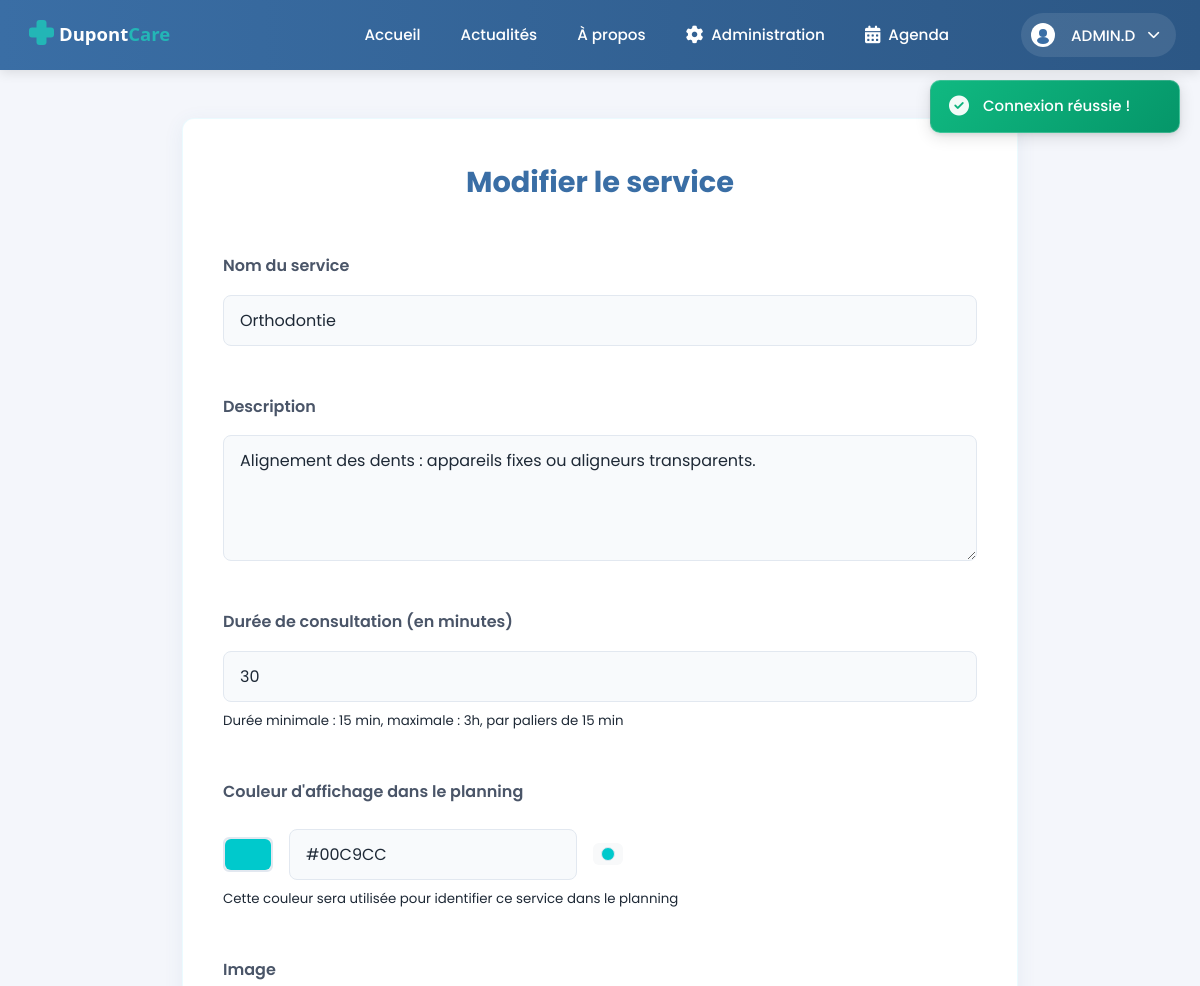
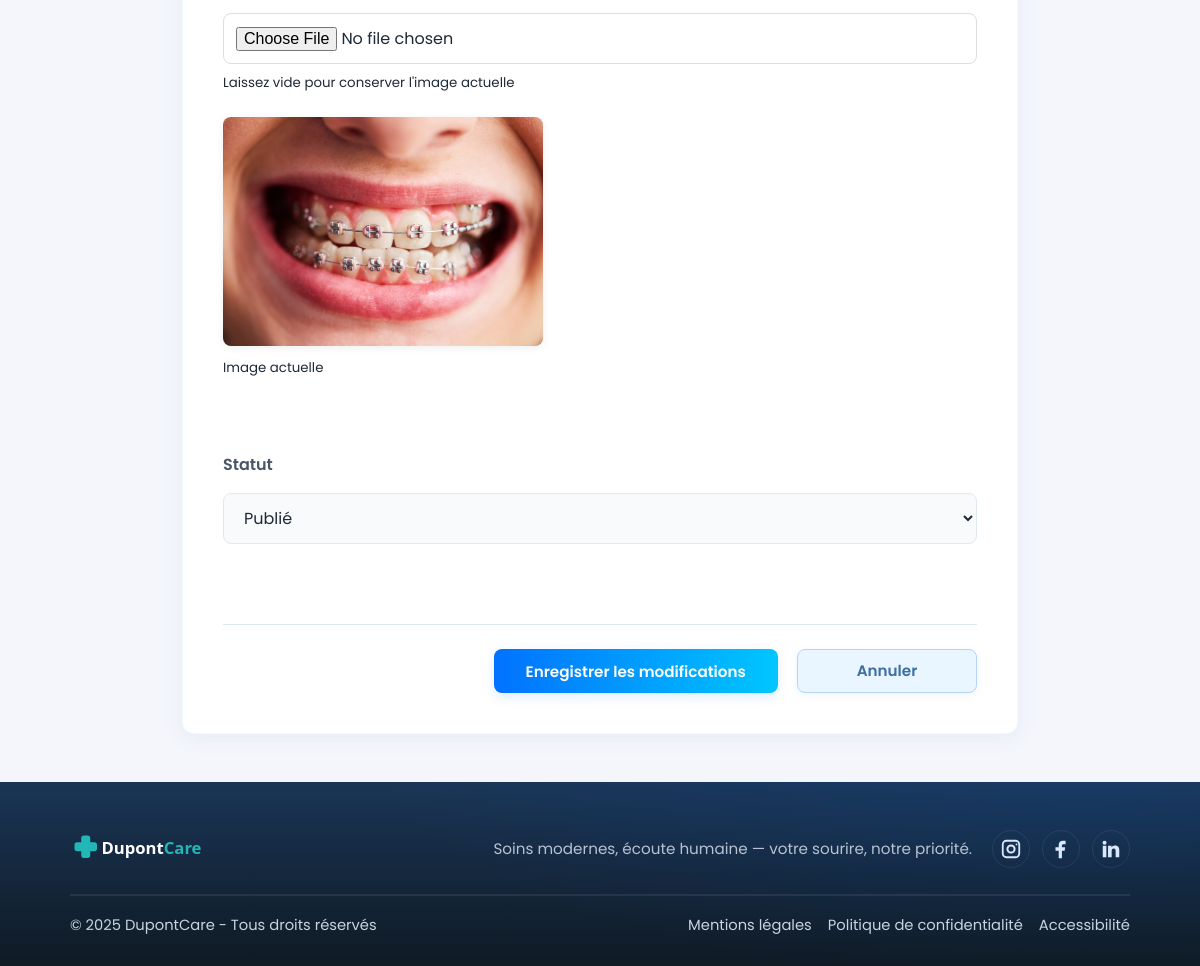
/index.php?page=services&action=edit&id=4 (signed in), run on the app's committed database (2 pictures, top to bottom).
### tables this page shows
CREATE TABLE `service` (
  `id` int(10) UNSIGNED NOT NULL,
  `titre` varchar(200) NOT NULL,
  `description` mediumtext NOT NULL,
  `statut` enum('BROUILLON','PUBLIE','ARCHIVE') NOT NULL DEFAULT 'BROUILLON',
  `image` varchar(255) DEFAULT NULL,
  `ordre` int(11) NOT NULL DEFAULT 0,
  `duree` int(11) NOT NULL DEFAULT 30,
  `couleur` varchar(7) DEFAULT '#4CAF50'
);

### app/controllers/ServicesController.php (called while the page is built, shortened)
<?php
class ServicesController {
    private $serviceModel;
    public function __construct() {
        $this->serviceModel = new ServiceModel();
    }
    public function edit($id) {
        $service = $this->serviceModel->getServiceByIdAdmin($id);
        require_once 'app/views/service/service-update.php';
    }
}

### app/core/App.php (called while the page is built, shortened)
<?php
class App {
    public function run() {
        $action = isset($_GET['action']) ? strtolower($_GET['action']) : 'index';
        $method = strtolower(trim($action));
        $params = [];
        if (isset($_GET['id'])) {
            $params[] = $_GET['id'];
        }
        try {
            $controller = new $controllerClass();
            call_user_func_array([$controller, $method], $params);
        } catch (\Exception $e) {
            error_log("Exception dans App.php: " . $e->getMessage());
            http_response_code(404);
            include __DIR__ . '/../views/error/404.php';
        }
    }
}

### index.php (called while the page is built, shortened)
<?php
$app = new App();
$app->run();

### app/models/database.php (called while the page is built, shortened)
<?php
class Database {
    private static $instance = null;
    private $connection;
    private function __construct() {
        $host = DB_HOST;
        $dbname = DB_NAME;
        $user = DB_USER;
        $pass = DB_PASS;
        $charset = DB_CHARSET;
        $options = [
            PDO::ATTR_ERRMODE => PDO::ERRMODE_EXCEPTION,
            PDO::ATTR_DEFAULT_FETCH_MODE => PDO::FETCH_ASSOC,
            PDO::MYSQL_ATTR_INIT_COMMAND => "SET NAMES $charset"
        ];
        try {
            $this->connection = new PDO(
                "mysql:host=$host;dbname=$dbname;charset=$charset",
                $user,
                $pass,
                $options
            );
        } catch (PDOException $e) {
            die('Erreur connexion BDD : ' . $e->getMessage());
        }
    }
    public function prepare($sql) {
        return $this->connection->prepare($sql);
    }
    public static function getInstance() {
        if (self::$instance === null) {
            self::$instance = new self();
        }
        return self::$instance;
    }
}

### app/core/Model.php (called while the page is built, shortened)
<?php
abstract class Model {
    public function __construct() {
        $this->db = Database::getInstance();
    }
}

### app/models/ServiceModel.php (called while the page is built, shortened)
<?php
class ServiceModel extends Model {
    public function getServiceByIdAdmin($id) {
        $sql = "SELECT * FROM service WHERE id = ?";
        $stmt = $this->db->prepare($sql);
        $stmt->execute([$id]);
        return $stmt->fetch();
    }
}

### app/views/service/service-update.php (the view, shortened to what this page needs)
<?php
require_once __DIR__ . '/../templates/header.php';
?>
<link rel="stylesheet" href="<?php echo BASE_URL; ?>/css/modules/service/service-update.css">
<link rel="stylesheet" href="<?php echo BASE_URL; ?>/css/components/color-picker.css">
<section class="service-update-section">
    <form class="service-update-form" method="post" enctype="multipart/form-data" action="index.php?page=services&action=edit&id=<?php echo htmlspecialchars($service['id']); ?>">
        <h2>Modifier le service</h2>
        <div class="form-group">
            <label for="titre">Nom du service</label>
            <input type="text" id="titre" name="titre" required value="<?php echo htmlspecialchars($service['titre'] ?? ''); ?>" />
        </div>
        <div class="form-group">
            <label for="description">Description</label>
            <textarea id="description" name="description" rows="4" required><?php echo htmlspecialchars($service['description'] ?? ''); ?></textarea>
        </div>
        <div class="form-group">
            <label for="duree">Durée de consultation (en minutes)</label>
            <input type="number" id="duree" name="duree" min="15" max="180" step="15" value="<?php echo htmlspecialchars($service['duree'] ?? '30'); ?>" required>
            <small class="form-text text-muted">Durée minimale : 15 min, maximale : 3h, par paliers de 15 min</small>
        </div>
        <div class="form-group">
            <label for="couleur">Couleur d'affichage dans le planning</label>
            <div class="color-picker-container">
                <input type="color"
                       id="couleur"
                       name="couleur"
                       value="<?php echo htmlspecialchars($service['couleur'] ?? '#4CAF50'); ?>"
                       required
                       onchange="updateColorInputs(this)">
                <input type="text"
                       id="couleurText"
                       class="color-input-text"
                       value="<?php echo htmlspecialchars($service['couleur'] ?? '#4CAF50'); ?>"
                       pattern="^#[0-9A-Fa-f]{6}$"
                       title="Code couleur hexadécimal (ex: #FF0000)"
                       onchange="updateColorFromText(this)"
                       oninput="this.value = this.value.toUpperCase()">
                <div class="color-preview">
                    <span class="color-preview-dot" id="colorPreviewDot" style="background-color: <?php echo htmlspecialchars($service['couleur'] ?? '#4CAF50'); ?>"></span>
                </div>
            </div>
            <small class="form-text text-muted">Cette couleur sera utilisée pour identifier ce service dans le planning</small>
        </div>
        <div class="form-group">
            <label for="image">Image</label>
            <input type="file" id="image" name="image" accept="image/*" onchange="previewServiceImage(event)">
            <small class="form-text text-muted">Laissez vide pour conserver l'image actuelle</small>
            <?php if (!empty($service['image'])): ?>
                <div style="margin-top:1em;">
                    <img src="<?php echo BASE_URL; ?>/public/uploads/<?php echo htmlspecialchars($service['image']); ?>" alt="Image actuelle" loading="lazy" style="max-width:320px;max-height:240px;border-radius:8px;box-shadow:0 2px 8px #0001;">
                    <br><small>Image actuelle</small>
                </div>
            <?php endif; ?>
        </div>
        <div class="form-group">
            <label for="statut">Statut</label>
            <select id="statut" name="statut" required>
                <option value="PUBLIE" <?php echo ($service['statut'] === 'PUBLIE') ? 'selected' : ''; ?>>Publié</option>
            </select>
        </div>
        <div class="form-actions">
            <button type="submit" class="btn-admin add">Enregistrer les modifications</button>
            <a href="index.php?page=admin" class="btn-admin">Annuler</a>
        </div>
    </form>
</section>
<?php require_once __DIR__ . '/../templates/footer.php'; ?>

### css/base/polices.css (style rules this page uses)
body { font-family: 'Poppins', system-ui, -apple-system, Segoe UI, Roboto, Arial, sans-serif !important; }
button, input, select, textarea, .btn, .btn-primary, .btn-secondary, .btn-admin, .btn-hero, .btn-outline, .btn-small, .btn-login, .btn-register, .btn-cancel, .btn-confirm, .btn-new-rdv, .tab-button, .user-button, .guest-button, label, span, p, h1, h2, h3, h4, h5, h6, div, a, td, th { font-family: 'Poppins', sans-serif !important; }
.form-group input, .form-group select, .form-group textarea, .admin-filter input, .login-field input, .register-field input, .date-input, input[type="text"], input[type="email"], input[type="password"], input[type="tel"], input[type="date"], input[type="number"] { font-family: 'Poppins', sans-serif !important; }
html { height: 100%; }
body { min-height: 100vh; display: flex; flex-direction: column; }

### css/base/style.css (style rules this page uses)
* { box-sizing: border-box; margin: 0; padding: 0; scroll-behavior: auto; }
body { font-family: 'Poppins', system-ui, -apple-system, Segoe UI, Roboto, Arial, sans-serif; line-height: 1.6; color: #333; }
.form-group { margin-bottom: 1rem; }
.form-group label { display: block; margin-bottom: 0.5rem; font-weight: 500; }
.form-group input { width: 100%; padding: 0.75rem; border: 1px solid #ddd; border-radius: 8px; font-size: 1rem; }
:root { --bg: #f4f6fb; --brand: #3a6ea5; --accent: #00c6ff; --accent-2: #0072ff; --text: #1e2936; --white: #fff; --focus-ring: #0072ff; --focus-ring-offset: 2px; }
* { box-sizing: border-box; margin: 0; padding: 0; }
html, body { height: 100%; }
body { font-family: 'Poppins', system-ui, -apple-system, Segoe UI, Roboto, Arial, sans-serif; background: var(--bg); color: var(--text); line-height: 1.6; }

### css/layouts/header.css (style rules this page uses)
:root { --header-height: 70px; --header-bg: linear-gradient(90deg, #3a6ea5 0%, #2c5785 100%); --header-shadow: 0 2px 12px rgba(0, 0, 0, 0.12); --nav-item-hover: rgba(255, 255, 255, 0.15); --btn-primary: #00c6ff; --btn-primary-hover: #00b3e6; --dropdown-shadow: 0 4px 20px rgba(0, 0, 0, 0.15); --transition: 0.2s ease-in-out; }

### css/layouts/footer.css (style rules this page uses)
:root { --footer-bg: #0f1724; --footer-text: #c9d3e1; --footer-heading: #ffffff; --footer-line: rgba(255,255,255,0.08); --brand: #3a6ea5; }

### css/modules/service/service-update.css (style rules this page uses)
.service-update-section { width: min(95%, 900px); margin: 0 auto; padding: 3rem 2rem; }
.service-update-form { background: #fff; border-radius: 12px; box-shadow: 0 4px 20px rgba(58,110,165,0.08); padding: 2.5rem; display: flex; flex-direction: column; gap: 1.5rem; border: 1.5px solid rgba(0,198,255,0.08); }
.service-update-form h2 { margin: 0 0 1.5rem 0; font-size: 1.8rem; color: #3a6ea5; font-weight: 700; text-align: center; }
.form-group { display: flex; flex-direction: column; gap: 0.5rem; margin-bottom: 1.5rem; }
.form-group label { font-size: 1rem; color: #4a5568; font-weight: 600; }
.form-group input[type="text"], .form-group input[type="number"], .form-group textarea, .form-group select { width: 100%; padding: 0.75rem 1rem; border-radius: 8px; border: 1px solid #e2e8f0; background: #f8fafc; font-size: 1rem; color: #1e2936; outline: none; transition: all 0.2s ease; font-family: 'Poppins', system-ui, -apple-system, Segoe UI, Roboto, Arial, sans-serif; }
.form-actions { display: flex; justify-content: flex-end; align-items: center; gap: 1.2rem; margin-top: 2rem; padding-top: 1.5rem; border-top: 1px solid #e2e8f0; }
.btn-admin { min-width: 180px; height: 44px; padding: 12px 32px; border-radius: 8px; font-weight: 600; font-size: 0.95rem; cursor: pointer; display: inline-flex; align-items: center; justify-content: center; text-align: center; transition: all 0.2s ease; text-decoration: none; background: #eaf6ff; color: #3a6ea5; border: 1px solid #b6d4fa; box-shadow: 0 2px 8px rgba(0,114,255,0.07); }
.btn-admin.add { background: linear-gradient(to right, #0072ff, #00c6ff); color: #fff; border: none; box-shadow: 0 4px 12px rgba(0,114,255,0.13); }

### data on the page
service: titre "Orthodontie", description "Alignement des dents : appareils fixes ou aligneurs transparents.", duree "30", couleur "#00c9cc", image (picture), statut "Publié"

### other printed values
$nom "ADMIN"
$premiereLettre "D"
